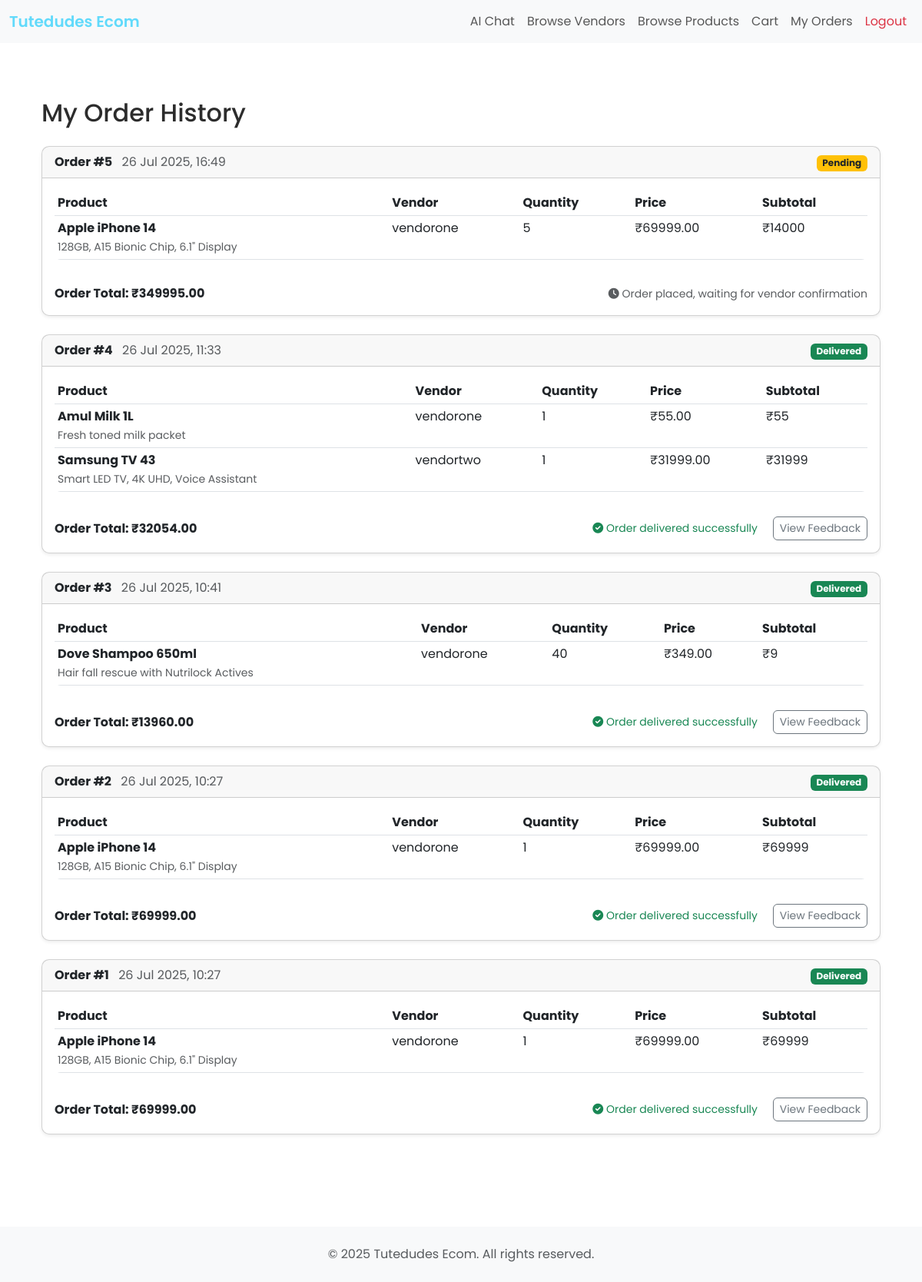
Screenshot of /retailer/orders/ (signed in) with the database file from the repository.
### ecomApp/models.py (models this page shows, shortened)
class Order(models.Model):
    STATUS_CHOICES = [
        ('pending', 'Pending'),
        ('processing', 'Processing'),
        ('dispatched', 'Dispatched'),
        ('delivered', 'Delivered'),
        ('cancelled', 'Cancelled'),
    ]
    retailer = models.ForeignKey(settings.AUTH_USER_MODEL, on_delete=models.CASCADE, related_name='orders')
    created_at = models.DateTimeField(auto_now_add=True)
    total_price = models.DecimalField(max_digits=10, decimal_places=2)
    status = models.CharField(max_length=20, choices=STATUS_CHOICES, default='pending')

class OrderItem(models.Model):
    order = models.ForeignKey(Order, on_delete=models.CASCADE, related_name='items')
    product = models.ForeignKey(Product, on_delete=models.CASCADE)
    vendor = models.ForeignKey(settings.AUTH_USER_MODEL, on_delete=models.CASCADE, limit_choices_to={'is_vendor': True}, related_name='order_items', null=True, blank=True)
    quantity = models.PositiveIntegerField()
    price_at_order_time = models.DecimalField(max_digits=10, decimal_places=2)
    delivered = models.BooleanField(default=False)
    added_by = models.CharField(max_length=10, choices=[('AI', 'AI'), ('Manual', 'Manual')], default='Manual')

class Product(models.Model):
    vendor = models.ForeignKey(settings.AUTH_USER_MODEL, on_delete=models.CASCADE, limit_choices_to={'is_vendor': True}, related_name='products')
    category = models.ForeignKey('Category', on_delete=models.SET_NULL, null=True, blank=True, related_name='products')
    name = models.CharField(max_length=255)
    description = models.TextField(blank=True)
    price = models.DecimalField(max_digits=10, decimal_places=2)
    quantity = models.PositiveIntegerField()
    image = models.ImageField(upload_to='product_images/', blank=True, null=True)
    available = models.BooleanField(default=True)
    created_at = models.DateTimeField(auto_now_add=True)
    updated_at = models.DateTimeField(auto_now=True)

class CustomUser(AbstractUser):
    is_vendor = models.BooleanField(default=False)
    is_retailer = models.BooleanField(default=False)

### ecomApp/views.py (the view)
# urls.py: path('retailer/orders/', views.retailer_order_history, name='retailer_order_history'),
def retailer_order_history(request):
    from .models import Order, OrderItem
    from decimal import Decimal
    orders_qs = Order.objects.filter(retailer=request.user).order_by('-created_at')
    from django.core.paginator import Paginator
    paginator = Paginator(orders_qs, 5)
    page_number = request.GET.get('page')
    orders = paginator.get_page(page_number)
    orders_with_items = []
    for order in orders:
        order_items = OrderItem.objects.select_related('product', 'product__vendor').filter(order=order)
        order_total = Decimal('0')
        for item in order_items:
            order_total += item.price_at_order_time * item.quantity
        orders_with_items.append({
            'order': order,
            'items': order_items,
            'total': order_total
        })
    return render(request, 'retailer_orders.html', {
        'orders_with_items': orders_with_items,
        'page_obj': orders
    })

### ecomApp/templates/retailer_orders.html (shortened to what this page needs)
{% extends "base.html" %}
{% block content %}
<div class="container py-5">
    <h2 class="mb-4">My Order History</h2>
    {% if orders_with_items %}
        {% for order_data in orders_with_items %}
        <div class="card mb-4 shadow-sm">
            <div class="card-header d-flex justify-content-between align-items-center">
                <div>
                    <strong>Order #{{ order_data.order.id }}</strong>
                    <span class="text-muted ms-2">{{ order_data.order.created_at|date:"d M Y, H:i" }}</span>
                </div>
                <div>
                    {% if order_data.order.status == 'pending' %}
                        <span class="badge bg-warning text-dark">{{ order_data.order.get_status_display }}</span>
                    {% elif order_data.order.status == 'processing' %}
                        <span class="badge bg-info">{{ order_data.order.get_status_display }}</span>
                    {% elif order_data.order.status == 'shipped' %}
                        <span class="badge bg-primary">{{ order_data.order.get_status_display }}</span>
                    {% elif order_data.order.status == 'delivered' %}
                        <span class="badge bg-success">{{ order_data.order.get_status_display }}</span>
                    {% else %}
                        <span class="badge bg-secondary">{{ order_data.order.get_status_display }}</span>
                    {% endif %}
                </div>
            </div>
            <div class="card-body">
                <div class="table-responsive">
                    <table class="table table-sm">
                        <thead>
                            <tr>
                                <th>Product</th>
                                <th>Vendor</th>
                                <th>Quantity</th>
                                <th>Price</th>
                                <th>Subtotal</th>
                            </tr>
                        </thead>
                        <tbody>
                            {% for item in order_data.items %}
                            <tr>
                                <td>
                                    <strong>{{ item.product.name }}</strong>
                                    {% if item.product.description %}
                                        <br><small class="text-muted">{{ item.product.description|truncatewords:10 }}</small>
                                    {% endif %}
                                </td>
                                <td>{{ item.product.vendor.username }}</td>
                                <td>{{ item.quantity }}</td>
                                <td>₹{{ item.price_at_order_time }}</td>
                                <td>₹{% widthratio item.price_at_order_time item.quantity 1 %}</td>
                            </tr>
                            {% endfor %}
                        </tbody>
                    </table>
                </div>
                <div class="d-flex justify-content-between align-items-center mt-3">
                    <div>
                        <strong>Order Total: ₹{{ order_data.total|floatformat:2 }}</strong>
                    </div>
                    <div>
                        {% if order_data.order.status == 'pending' %}
                            <small class="text-muted">
                                <i class="fas fa-clock"></i> Order placed, waiting for vendor confirmation
                            </small>
                        {% elif order_data.order.status == 'processing' %}
                            <small class="text-info">
                                <i class="fas fa-cog"></i> Order is being processed
                            </small>
                        {% elif order_data.order.status == 'shipped' %}
                            <small class="text-primary">
                                <i class="fas fa-truck"></i> Order has been shipped
                            </small>
                        {% elif order_data.order.status == 'delivered' %}
                             <small class="text-success">
                                 <i class="fas fa-check-circle"></i> Order delivered successfully
                             </small>
                             {% with order_data.order.feedbacks.all as fbs %}
                                 {% if fbs|length == 0 %}
                                     <a href="{% url 'order_feedback' order_data.order.id %}" class="btn btn-outline-primary btn-sm ms-3">Give Feedback</a>
                                 {% else %}
                                     <button class="btn btn-outline-secondary btn-sm ms-3" type="button" data-bs-toggle="collapse" data-bs-target="#myfb-{{ order_data.order.id }}" aria-expanded="false" aria-controls="myfb-{{ order_data.order.id }}">View Feedback</button>
                                 {% endif %}
                             {% endwith %}
                        {% endif %}
                    </div>
                </div>
            </div>
        </div>
        {% endfor %}
    {% else %}
        <div class="alert alert-info text-center">
            <h4>No Orders Yet</h4>
            <p>You haven't placed any orders yet. Start shopping to see your order history here!</p>
            <a href="{% url 'browse_products' %}" class="btn btn-primary">Browse Products</a>
        </div>
    {% endif %}
</div>
{% endblock %}
{% block extra_head %}
<link rel="stylesheet" href="https://cdnjs.cloudflare.com/ajax/libs/font-awesome/6.0.0/css/all.min.css">
{% endblock %}

### ecomApp/static/css/style.css (style rules this page uses)
:root { --color-primary: #61dafb; --color-primary-hover: #4FC3F7; --color-primary-disabled: rgba(97,218,251,0.8); --color-bg: #FFFFFF; --color-bg-secondary: #F8F9FA; --color-text: #2C2C2C; --color-text-secondary: #6C757D; }
body { font-family: 'Poppins', sans-serif !important; }
.card { border-radius: 10px; box-shadow: 0 2px 4px rgba(0,0,0,0.1); transition: transform 0.2s; }
.table { border-radius: 8px; overflow: hidden; }
.btn { border-radius: 6px; }
body { background: var(--color-bg); color: var(--color-text); }

### ecomApp/templates/base.html (style rules this page uses)
body { font-family: 'Poppins', sans-serif !important; }

### rows the page displays
Order: order.id "5", order.created_at "26 Jul 2025, 16:49", order.status "Pending", total "349995.00", shows "Order placed, waiting for vendor confirmation"
OrderItem: product.name "Apple iPhone 14", product.description "128GB, A15 Bionic Chip, 6.1\" Display", product.vendor.username "vendorone", quantity "5", price_at_order_time "69999.00", price_at_order_time+quantity "14000"
Order: order.id "4", order.created_at "26 Jul 2025, 11:33", order.status "Delivered", total "32054.00"
OrderItem: product.name "Amul Milk 1L", product.description "Fresh toned milk packet", product.vendor.username "vendorone", quantity "1", price_at_order_time "55.00", price_at_order_time+quantity "55"
OrderItem: product.name "Samsung TV 43", product.description "Smart LED TV, 4K UHD, Voice Assistant", product.vendor.username "vendortwo", quantity "1", price_at_order_time "31999.00", price_at_order_time+quantity "31999"
Order: order.id "3", order.created_at "26 Jul 2025, 10:41", order.status "Delivered", total "13960.00"
OrderItem: product.name "Dove Shampoo 650ml", product.description "Hair fall rescue with Nutrilock Actives", product.vendor.username "vendorone", quantity "40", price_at_order_time "349.00", price_at_order_time+quantity "9"
Order: order.id "2", order.created_at "26 Jul 2025, 10:27", order.status "Delivered", total "69999.00"
OrderItem: product.name "Apple iPhone 14", product.description "128GB, A15 Bionic Chip, 6.1\" Display", product.vendor.username "vendorone", quantity "1", price_at_order_time "69999.00", price_at_order_time+quantity "69999"
Order: order.id "1", order.created_at "26 Jul 2025, 10:27", order.status "Delivered", total "69999.00"
OrderItem: product.name "Apple iPhone 14", product.description "128GB, A15 Bionic Chip, 6.1\" Display", product.vendor.username "vendorone", quantity "1", price_at_order_time "69999.00", price_at_order_time+quantity "69999"
